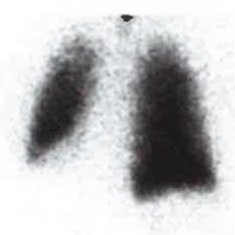
#> input picture module_2_Computer_Vision/VQ_scan_project/VQ_images/pe_V.png, 235 x 235 px
$ jupyter execute vq_scan.ipynb   (shell and % lines are left out)
#> lines starting #> are read from the running program, lines starting #| are printed output that depends on the picture; after the words box and inside, x2 and y2 are one past the last pixel; in counts of white or black regions, pixels touching at a corner belong together
# Coding Applications in Medicine: V/Q Scans

**[Dependencies](#dependencies)**<br>
**[Set Up](#set-up)**<br>
**[Thresholding](#thresholding)**<br>
**[Binary Operations](#binary)**<br>
**[Create a Mask](#create-a-mask)**<br>
**[Adaptive Thresholding](#adaptive-thresholding)**<br>
**[Next Steps](#next-steps)**<br>

<a id='dependencies'></a>
## Install Dependencies

[cell 1]
# Here we are going to install all of the packages we need for this notebook

<a id='set-up'></a>
## Set Up

[cell 2]
# Import the relevant packages
import numpy as np
import matplotlib.pyplot as plt
import cv2 as cv
import os
from PIL import Image

[cell 3]
# Import the images of a normal lung V (ventilation) and Q (perfusion) scan as greyescale
normal_V = cv.imread('VQ_images/pe_V.png', cv.IMREAD_GRAYSCALE)
#> normal_V: shape (235, 235); min 21, max 255, mean 190.7
normal_Q = cv.imread('VQ_images/pe_Q.png', cv.IMREAD_GRAYSCALE)
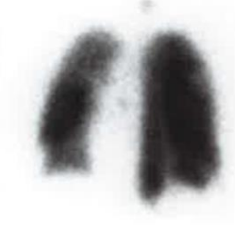
#> input picture module_2_Computer_Vision/VQ_scan_project/VQ_images/pe_Q.png, 235 x 235 px
#> normal_Q: shape (235, 235); min 21, max 255, mean 186.1

[cell 4]
# Let's look at the image that we imported
plt.imshow(normal_V, cmap='gray')

[cell 5]
plt.imshow(normal_Q, cmap='gray')

## Thresholding

### Next we're going to threshold the image. Because the image is on the grayscale, the value of each pixel is between 0 and 255. Thresholding sets each pixel of the image to one of the extreme (black or white). Thankfully, the OpenCV package has one for us to use. It takes an image and a threshold value. Then, it sets everything above the threshold value to 255 (white) and everything below the threshold to 0 (black) due to cv.THRESH_BINARY_INV (the type of thresholding the function is using). https://docs.opencv.org/4.x/d7/d4d/tutorial_py_thresholding.html has more types if you want to explore!

[cell 6]
# Play around with the threshold value 0-255 and see what happens
thresh_val = 157

_, normal_V_thresh = cv.threshold(normal_V, thresh_val, 255, cv.THRESH_BINARY_INV)
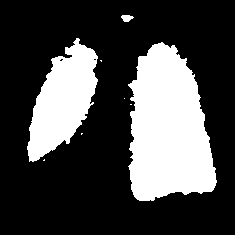
#> normal_V_thresh: shape (235, 235); 27.9% white; 8 white regions (5 under 20 px), largest, box (x1, y1, x2, y2) and area: (128, 42, 217, 201) 10337, (27, 38, 98, 162) 4985, (121, 15, 134, 22) 64
_, normal_Q_thresh = cv.threshold(normal_Q, thresh_val, 255, cv.THRESH_BINARY_INV)
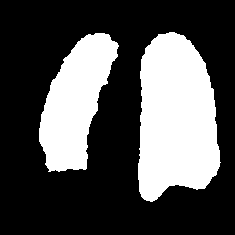
#> normal_Q_thresh: shape (235, 235); 31.6% white; 2 white regions, box (x1, y1, x2, y2) and area: (138, 32, 221, 202) 10940, (39, 33, 119, 172) 6484

[cell 7]
# Let's see the images that it printed out for us! Compare it to the original images
plt.imshow(normal_V_thresh, cmap='gray')

[cell 8]
plt.imshow(normal_Q_thresh, cmap='gray')

## Binary Operations

### While we see the values of the each pixel as 0-255, the computer actually stores each pixel value using a number system called binary numbers. This system represents all numbers as a combination of only 1's and 0's, which are called bits. In our case, white is represented by all 1's (11111111) and black is represented by all 0's (00000000)

### We can use this to our advantage with operations on the bits. Normal arithmetic operations like addition and subtraction still work, but now we have unique operations called AND and OR.

### 0 AND 0 = 0, 0 AND 1 = 0, 1 AND 1 = 1
### 0 OR 0 = 0, 0 OR 1 = 1, 1 OR 1 = 1

### See a pattern?

### Try to figure out what the AND is doing on the two thresholded images.

[cell 9]
# Perform the AND
VQ_and = cv.bitwise_and(normal_V_thresh, normal_Q_thresh)
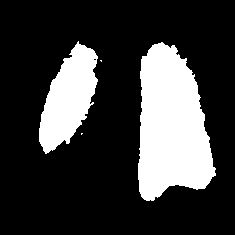
#> VQ_and: shape (235, 235); 23.1% white; 4 white regions (2 under 20 px), largest, box (x1, y1, x2, y2) and area: (138, 42, 216, 201) 8879, (39, 41, 98, 154) 3851

[cell 10]
# Let's see what it did
plt.imshow(VQ_and, cmap='gray')

### It turns out AND keeps only the white pixels that intersected with one another. If you performed the OR operation, it would be the union of white pixels. In other words, the image would have all the white pixels from both images combined into one.

## Create a mask

### Next we're going to look at this thresholded image we made on top of the original images.

[cell 11]
# First convert the image to RGB (3 color channels)
V_to_rgb = cv.cvtColor(normal_V, cv.COLOR_GRAY2RGB)
Q_to_rgb = cv.cvtColor(normal_Q, cv.COLOR_GRAY2RGB)

[cell 12]
# Create an image that's all black
red_mask = np.zeros((normal_V.shape[0], normal_V.shape[1],3), dtype='uint8')

# and make the Red color channel the same as the thresholded image
red_mask[:,:,0] = VQ_and
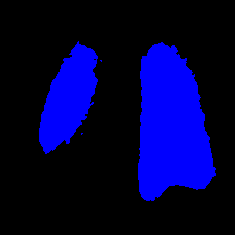
#> red_mask: shape (235, 235, 3); mean of channels 0, 1, 2 58.8, 0, 0; drawn as B, G, R

[cell 13]
# Now we have a red image!
plt.imshow(red_mask)

[cell 14]
# Time to add this red mask on top of the original images. The weight controls how opaque we want the red
# on top of the original image. Play around with this value!
weight = 0.7
combined_V = cv.addWeighted(V_to_rgb, weight, red_mask, 1-weight, 0)
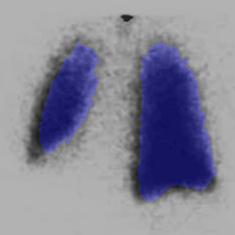
#> combined_V: shape (235, 235, 3); mean B, G, R 151.1, 133.4, 133.4
combined_Q = cv.addWeighted(Q_to_rgb, weight, red_mask, 1-weight, 0)
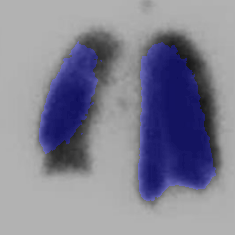
#> combined_Q: shape (235, 235, 3); mean B, G, R 147.8, 130.2, 130.2

[cell 15]
# Show the final image
plt.imshow(combined_V)

[cell 16]
plt.imshow(combined_Q)

<a id='adaptive-thresholding'></a>
## Adaptive Thresholding

The OpenCV package also has a function called adaptive thresholding. This function instead of setting a hard cutoff for what's black and white, looks at a local area of pixels and calculates the average value. Then, it will decide how to do the thresholding cutoff from there.

[cell 17]
# See what happens when you increase or decrease the area in the threshold (odd numbers only)
area = 121
norm_V_adaptThresh = cv.adaptiveThreshold(normal_V, 255, cv.ADAPTIVE_THRESH_GAUSSIAN_C, cv.THRESH_BINARY_INV, area, 0)
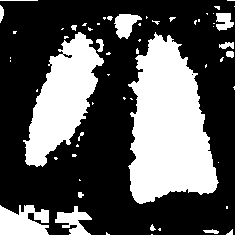
#> norm_V_adaptThresh: shape (235, 235); 34.4% white; 60 white regions (42 under 20 px), largest, box (x1, y1, x2, y2) and area: (128, 32, 219, 204) 10425, (23, 32, 104, 167) 5431, (0, 205, 49, 235) 1177
norm_Q_adaptThresh = cv.adaptiveThreshold(normal_Q, 255, cv.ADAPTIVE_THRESH_GAUSSIAN_C, cv.THRESH_BINARY_INV, area, 0)
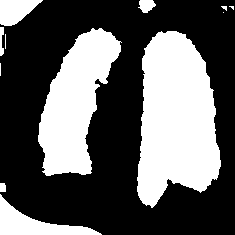
#> norm_Q_adaptThresh: shape (235, 235); 37% white; 12 white regions (5 under 20 px), largest, box (x1, y1, x2, y2) and area: (137, 31, 221, 208) 10936, (38, 28, 122, 176) 6878, (0, 194, 102, 235) 1530

[cell 18]
# Look at the image
plt.imshow(norm_V_adaptThresh, cmap='gray')

[cell 19]
plt.imshow(norm_Q_adaptThresh, cmap='gray')

[cell 20]
# Let's create that mask again using bitwise AND
adapt_VQ = cv.bitwise_and(norm_V_adaptThresh, norm_Q_adaptThresh)
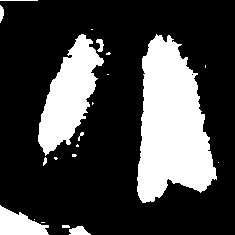
#> adapt_VQ: shape (235, 235); 25.9% white; 21 white regions (11 under 20 px), largest, box (x1, y1, x2, y2) and area: (137, 34, 217, 203) 8980, (38, 34, 104, 156) 4005, (0, 205, 49, 235) 902
plt.imshow(adapt_VQ, cmap='gray')
